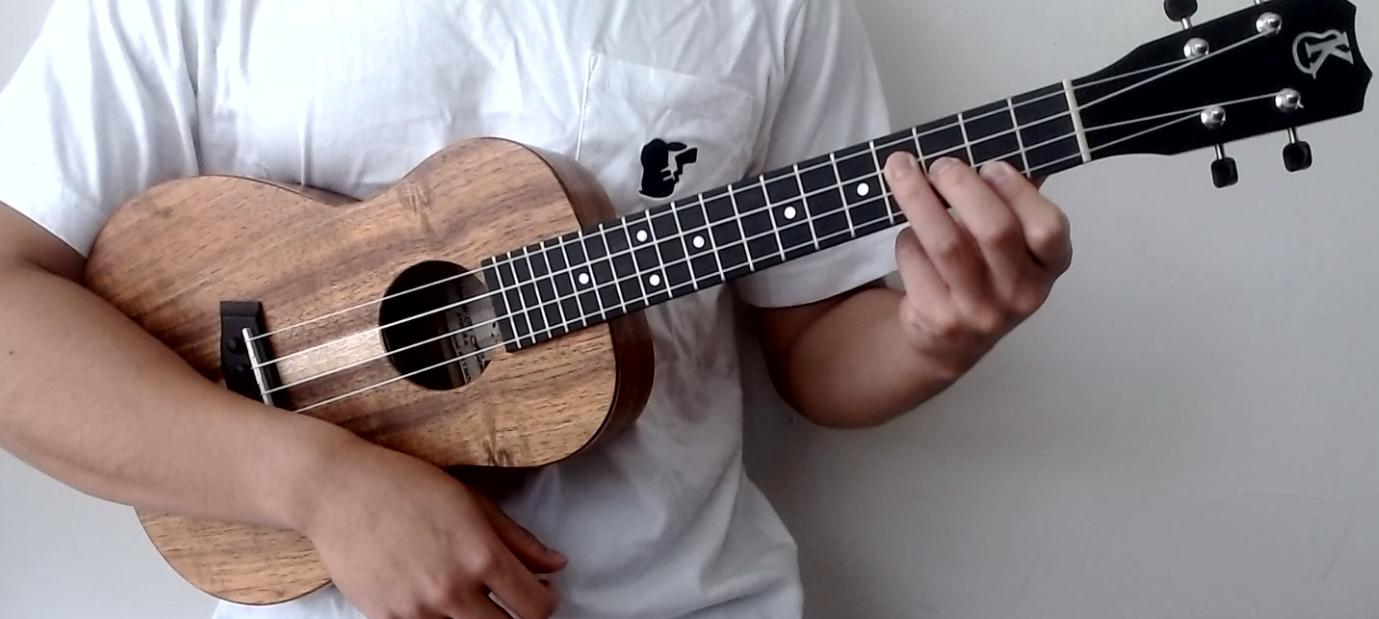
#> input picture pictures/Capture2.PNG, 1379 x 619 px; its folder holds only this picture in this run
$ python full_test.py   (older library calls are emulated)
#> lines starting #> are read from the running program, lines starting #| are printed output that depends on the picture; after the words box and inside, x2 and y2 are one past the last pixel; in counts of white or black regions, pixels touching at a corner belong together
### image.py
import numpy as np
from matplotlib import pyplot as plt
import cv2


class Image:
    """
    This Image object was made at the beginning to simplify the code by packaging every common
    image processing treatment in a single object
    """
    def __init__(self, path=None, img=None):
#> called with path = './pictures/Capture2.PNG'
        if img is None:
            self.image = cv2.imread(path)
#> self.image is the input picture: shape (619, 1379, 3); mean B, G, R 132.8, 132.3, 142.1
        elif path is None:
            self.image = img
        else:
            print("Incorrect image parameter")
        self.gray = cv2.cvtColor(self.image, cv2.COLOR_BGR2GRAY)

    def __str__(self):
        return self.image

    def set_image(self, img):
        self.image = img

    def set_gray(self, grayscale):
        self.gray = grayscale

    # [14 lines left out: functions print_cv2, print_plt, not called in this run]

    def edges_canny(self, min_val=100, max_val=200, aperture=3):
        return cv2.Canny(self.gray, min_val, max_val, aperture)

    def edges_laplacian(self, ksize=3):
        return cv2.Laplacian(self.gray, cv2.CV_8U, ksize)

    def edges_sobelx(self, ksize=3):
        return cv2.Sobel(self.gray, cv2.CV_8U, 1, 0, ksize)

    def edges_sobely(self, ksize=3):
#> called with ksize = 3
        return cv2.Sobel(self.gray, cv2.CV_8U, 0, 1, ksize)

    def lines_hough_transform(self, edges, min_line_length, max_line_gap, threshold=15):
        lines = cv2.HoughLinesP(edges, 1, np.pi / 180, threshold, min_line_length, max_line_gap)
        return lines

### functions.py
import cv2


def threshold(img, s):
#> called with s = 127
    I = img
    I[I <= s] = 0
    I[I > s] = 255
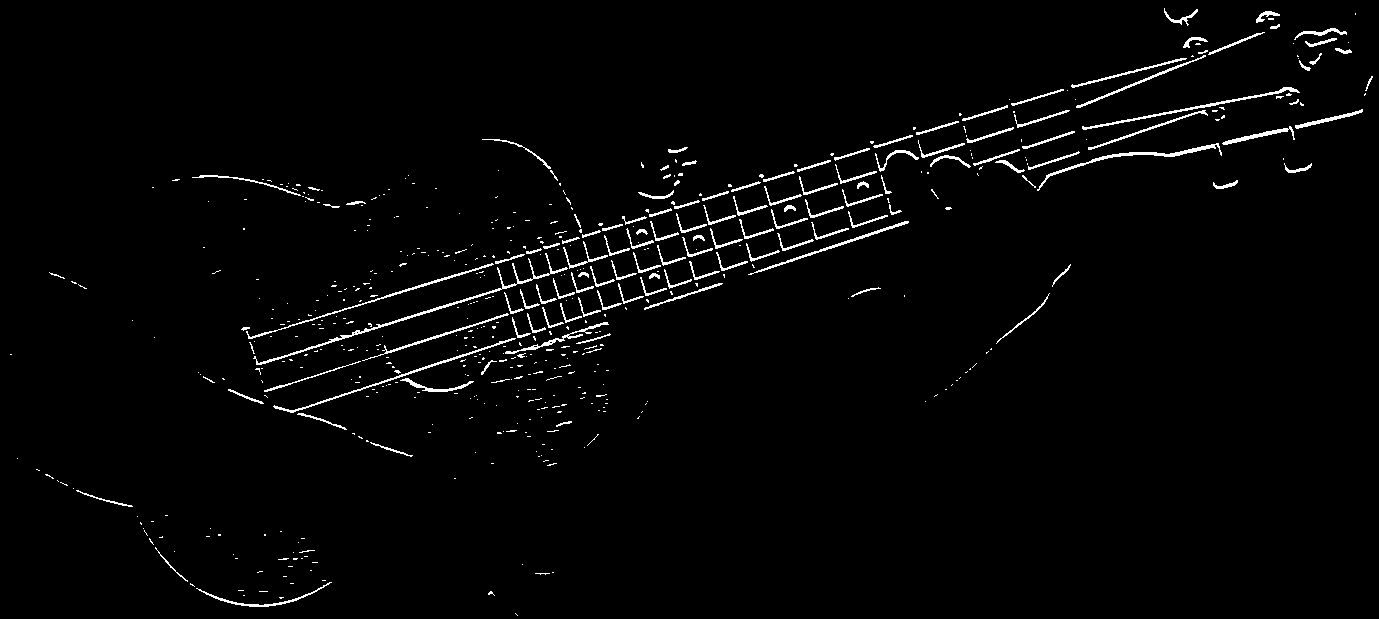
#> I: shape (619, 1379); 2.2% white in thin lines or dots
    return I


def rotate(image, angle, center=None, scale=1.0):
    (h, w) = image.shape[:2]

    if center is None:
        center = (w / 2, h / 2)

    # Perform the rotation
    M = cv2.getRotationMatrix2D(center, angle, scale)
    rotated = cv2.warpAffine(image, M, (w, h))

    return rotated


def remove_duplicates(l):
    gaps = []
    new_l = []
    for i in range(len(l) - 1):
        gaps.append(l[i + 1] - l[i])
    for index, g in enumerate(gaps):
        if g > 15:
            new_l.append(l[index])
    return new_l

### rotate_crop.py
from image import Image
from functions import *
from statistics import median
from math import inf


def rotate_neck_picture(image):
    """
    Rotating the picture so that the neck of the guitar is horizontal. We use Hough transform to detect lines
    and calculating the slopes of all lines, we rotate it according to the median slope.
    Hopefully, most lines detected will be strings or neck lines so the median slope is the slope of the neck
    An image with lots of noise and different lines will result in poor results.
    :param image: an Image object
    :return rotated_neck_picture: an Image object rotated according to the angle of the median slope detected in param image
    """
    image_to_rotate = image.image

    edges = image.edges_sobely()
    edges = threshold(edges, 127)

    lines = image.lines_hough_transform(edges, 50, 50)  # TODO: Calibrate params automatically
#> in lines_hough_transform, `lines = cv2.HoughLinesP(edges, 1, np.pi / 180, threshold, min_line_len..`: lines = 20 rows, first 6: [381, 298, 493, 264], [384, 296, 463, 272], [1023, 147, 1074, 131], [378, 326, 516, 284], [408, 372, 489, 346], [290, 412, 515, 338]
    slopes = []

    for line in lines:
        for x1, y1, x2, y2 in line:
            slopes.append(abs((y2 - y1) / (x2 - x1)))
#> this loop made 20 passes
#> after the loop, slopes = [0.304, 0.304, 0.314, 0.304, 0.321, 0.329, 0.322, 0.194, 0.338, 0.275, 0.185, 0.384, 0.0175, 0.333, 0.314, 0.333, 0.19, 0.232, 0.231, 0.339]

    median_slope = median(slopes)
#> median_slope = 0.309
    angle = median_slope * 45
#> angle = 13.91

    return Image(img=rotate(image_to_rotate, -angle))
#> in rotate, `M = cv2.getRotationMatrix2D(center, angle, scale)`: M = [[0.971, -0.24, 94.6], [0.24, 0.971, -156.6]]
#> in __init__ (call 2), `self.gray = cv2.cvtColor(self.image, cv2.COLOR_BGR2GRAY)`:
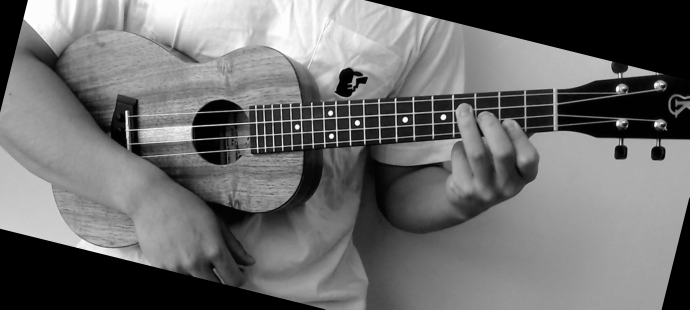
#> self.gray: shape (619, 1379) (shown at 1/2 size); min 0, max 255, mean 109.7


def crop_neck_picture(image):
    """
    Cropping the picture so we only work on the region of interest (i.e. the neck)
    We're looking for a very dense region where we detect horizontal line
    Currently, we identify it by looking at parts where there are more than two lines at the same y (height)
    :param image: an Image object of the neck (rotated horizontally if necessary)
    :return cropped_neck_picture: an Image object cropped around the neck
    """
    image_to_crop = image.image

    edges = image.edges_sobely()
    edges = threshold(edges, 127)
#> call 2 of threshold, with s = 127
#> in threshold (call 2), `I[I > s] = 255`:
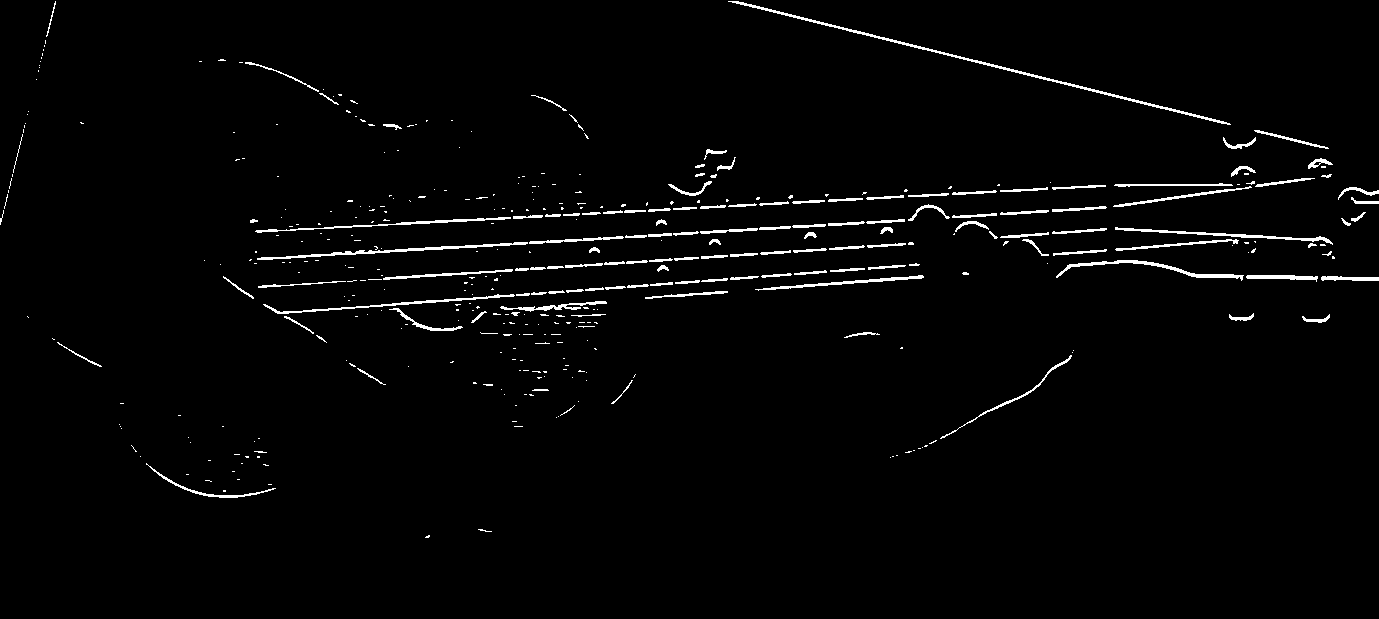
#> I: shape (619, 1379); 2.1% white in thin lines or dots, all inside (x1, y1, x2, y2) = (0, 1, 1379, 538)

    lines = image.lines_hough_transform(edges, 50, 50)  # TODO: Calibrate params automatically
#> in lines_hough_transform (call 2), `lines = cv2.HoughLinesP(edges, 1, np.pi / 180, threshold, min_line_len..`: lines = 28 rows, first 6: [324, 227, 510, 218], [1254, 130, 1328, 148], [730, 1, 1050, 80], [1053, 188, 1105, 186], [384, 250, 491, 245], [1186, 274, 1243, 275]
    y = []

    for line in lines:
        for x1, y1, x2, y2 in line:
            y.append(y1)
            y.append(y2)
#> this loop made 28 passes
#> after the loop, y = 56 values, max 305 at index 14, min 1 at index 4, mean 218

    y_sort = list(sorted(y))
#> y_sort = 56 values from 1 to 305
    y_differences = [0]

    first_y = 0
    last_y = inf

    for i in range(len(y_sort) - 1):
        y_differences.append(y_sort[i + 1] - y_sort[i])
#> this loop made 55 passes
#> after the loop, y_differences = 56 values, max 59 at index 1, min 0 at index 0, mean 5.43
    for i in range(len(y_differences) - 1):
        if y_differences[i] == 0:
            last_y = y_sort[i]
            if i > 3 and first_y == 0:
                first_y = y_sort[i]
#> this loop made 55 passes
#> (last_y, first_y) on pass 12: (184, 184)
#> after the loop, first_y = 184

    return Image(img=image_to_crop[first_y - 15:last_y + 15])
#> in __init__ (call 3), `self.image = img`:
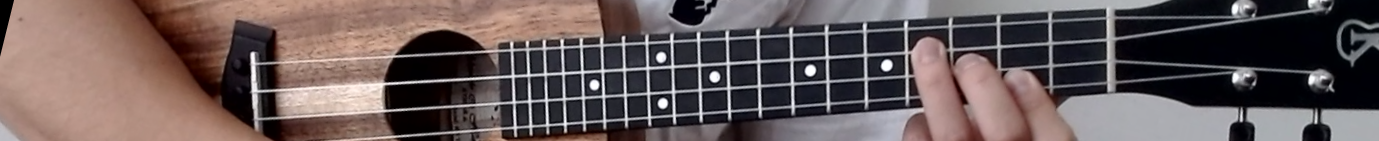
#> self.image: shape (141, 1379, 3); mean of channels 0, 1, 2 88.6, 89.3, 102.6; drawn as B, G, R


# [13 lines left out: function resize_image, not called in this run]


# [2 lines that do not run on import are left out]

### grid_detection.py
from strings import Strings
from rotate_crop import *
import cv2
import numpy as np
from collections import defaultdict


def string_detection(neck):
    """
    Detecting and separating strings into separate blocks by choosing numerous vertical slices in image
    We then look for a periodical pattern on each slice (ie strings detected), store points in between strings
    and connect them using a regression fitting function to separe each string
    :param neck: An Image object of the picture cropped around the horizontal neck
    :return strings, Image_string: either a string object which is a dict associating each string to a line
    (ie a tuple of points) delimiting the bottom of the string block // or directly an Image object with those
    lines displayed (illustration purpose)
    """
    height = len(neck.image)
#> height = 141
#> (the rest of the program and of its run is left out)
